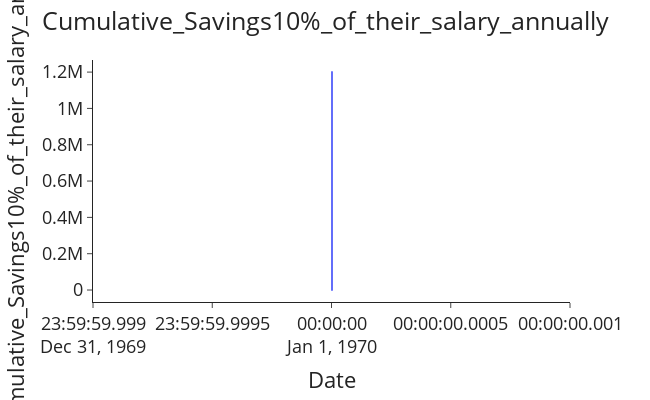

Notebook source saved alongside this figure:
### Markdown cell above
### The blue region above in the autocorrelation and partial autocorrelation signifies where the points are no longer statistically significant and from the plot we see the last lag that is statistically significant for both plot is 1. Therefore, we would take the order of p and q to be 1.

### Code cell
def plot_savings_volumes(df: pd.DataFrame,
                           y: str) -> None:
    """General function to plot the  data."""

    fig = px.line(df, x='work_year', y=y, labels={'work_year': 'Date'})
    fig.update_layout(template="simple_white", font=dict(size=18), title_text='Cumulative_Savings',
                      width=650, title_x=0.5, height=400)

    return fig.show()

# Plotting the data
plot_savings_volumes(df=data, y='Cumulative_Savings10%_of_their_salary_annually')

### Figure 1 — Plotly figure (JSON) as saved in the notebook; plotly's stock layout.template omitted (floating-point values rounded to 4 significant figures; data arrays with more than 128 entries replaced by an {"elided": "..."} marker saying what was removed)
{"data": [{"hovertemplate": "Date=%{x}<br>Cumulative_Savings10%_of_their_salary_annually=%{y}<extra></extra>", "legendgroup": "", "line": {"color": "#636efa", "dash": "solid"}, "marker": {"symbol": "circle"}, "mode": "lines", "name": "", "showlegend": false, "type": "scattergl", "x": {"elided": "1943 str values"}, "xaxis": "x", "y": {"elided": "1943 float values"}, "yaxis": "y"}], "layout": {"font": {"size": 18}, "height": 400, "legend": {"tracegroupgap": 0}, "margin": {"t": 60}, "title": {"text": "Cumulative_Savings10%_of_their_salary_annually", "x": 0.5}, "width": 650, "xaxis": {"anchor": "y", "autorange": true, "domain": [0, 1], "range": ["1969-12-31 23:59:59.999", "1970-01-01 00:00:00.001"], "title": {"text": "Date"}, "type": "date"}, "yaxis": {"anchor": "x", "autorange": true, "domain": [0, 1], "range": [-65930.0, 1267000.0], "title": {"text": "Cumulative_Savings10%_of_their_salary_annually"}, "type": "linear"}}}
